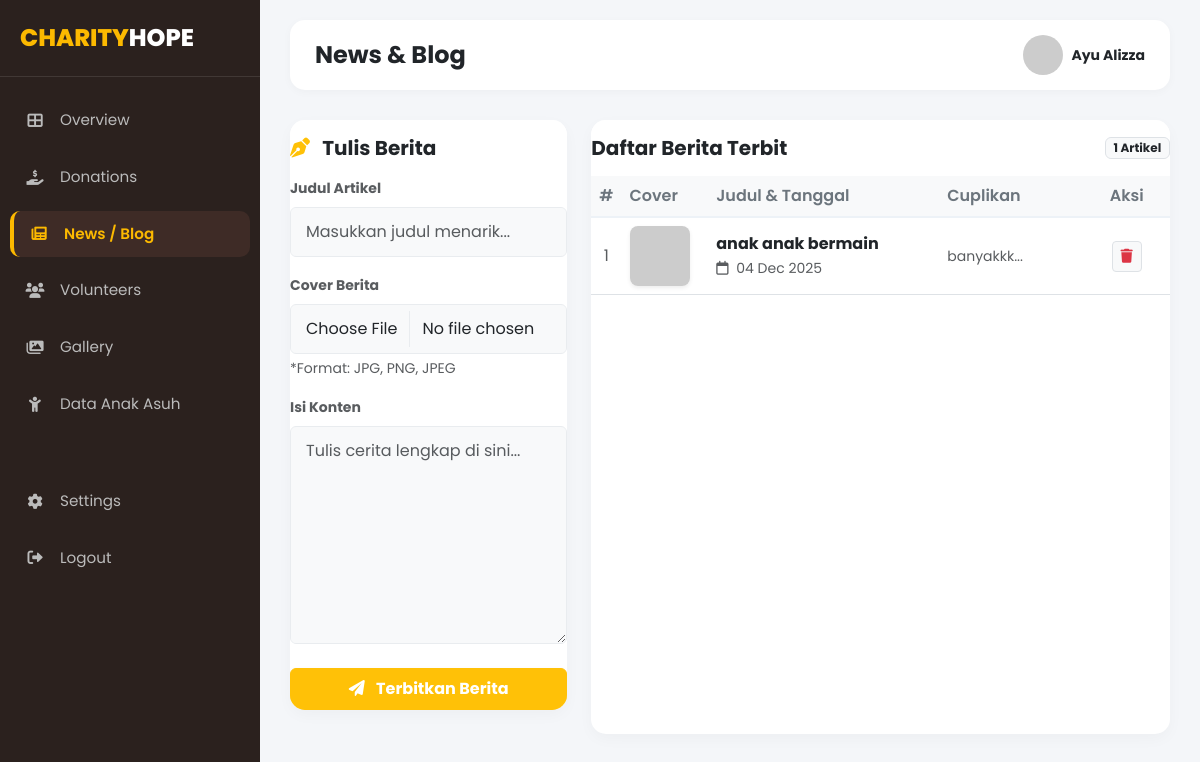
The app's page /admin/input-berita.php (signed in) with its own data.
### tables this page shows
CREATE TABLE `berita` (
  `id` int NOT NULL,
  `judul` varchar(255) DEFAULT NULL,
  `tanggal` date DEFAULT NULL,
  `gambar` varchar(255) DEFAULT NULL,
  `isi` text
);

### admin/input-berita.php (the view, shortened to what this page needs)
<?php
include '../koneksi.php';
$query_berita = mysqli_query($koneksi, "SELECT * FROM berita ORDER BY id DESC");
?>
<!DOCTYPE html>
<html lang="id">
<head>
    <link href="https://cdn.jsdelivr.net/npm/bootstrap@5.3.0/dist/css/bootstrap.min.css" rel="stylesheet">
    <link rel="stylesheet" href="https://cdnjs.cloudflare.com/ajax/libs/font-awesome/6.0.0/css/all.min.css">
    <link rel="stylesheet" href="style.css">
</head>
<body>
    <?php include 'sidebar.php'; ?>
    <div class="main-content">
        <div class="top-bar">
            <h4 class="fw-bold mb-0">News & Blog</h4>
            <div class="user-profile d-flex align-items-center gap-2">
                <img src="https://randomuser.me/api/portraits/women/44.jpg" alt="Admin">
                <div class="d-none d-md-block">
                    <small class="d-block fw-bold">Ayu Alizza</small>
                </div>
            </div>
        </div>
        <div class="row">
            <div class="col-lg-4 mb-4">
                <div class="news-card h-100">
                    <div class="card-header bg-white py-3 border-bottom-0">
                        <h5 class="fw-bold mb-0"><i class="fas fa-pen-nib text-warning me-2"></i> Tulis Berita</h5>
                    </div>
                    <div class="card-body">
                        <form method="POST" enctype="multipart/form-data">
                            <div class="mb-3">
                                <label class="form-label small fw-bold text-muted">Judul Artikel</label>
                                <input type="text" name="judul" class="form-control" placeholder="Masukkan judul menarik..." required>
                            </div>
                            <div class="mb-3">
                                <label class="form-label small fw-bold text-muted">Cover Berita</label>
                                <input type="file" name="gambar" class="form-control" accept="image/*" required>
                                <div class="form-text text-muted small">*Format: JPG, PNG, JPEG</div>
                            </div>
                            <div class="mb-4">
                                <label class="form-label small fw-bold text-muted">Isi Konten</label>
                                <textarea name="isi" class="form-control" rows="8" placeholder="Tulis cerita lengkap di sini..." required></textarea>
                            </div>
                            <button type="submit" name="simpan" class="btn btn-warning w-100 py-2 fw-bold text-white shadow-sm">
                                <i class="fas fa-paper-plane me-2"></i> Terbitkan Berita
                            </button>
                        </form>
                    </div>
                </div>
            </div>
            <div class="col-lg-8">
                <div class="news-card h-100">
                    <div class="card-header bg-white py-3 border-bottom-0 d-flex justify-content-between align-items-center">
                        <h5 class="fw-bold mb-0">Daftar Berita Terbit</h5>
                        <span class="badge bg-light text-dark border"><?php echo mysqli_num_rows($query_berita); ?> Artikel</span>
                    </div>
                    <div class="table-responsive">
                        <table class="table table-hover align-middle mb-0">
                            <thead>
                                <tr>
                                    <th width="5%" class="text-center">#</th>
                                    <th width="15%">Cover</th>
                                    <th width="40%">Judul & Tanggal</th>
                                    <th width="25%">Cuplikan</th>
                                    <th width="15%" class="text-center">Aksi</th>
                                </tr>
                            </thead>
                            <tbody>
                                <?php
                                $no = 1;
                                while($row = mysqli_fetch_assoc($query_berita)) {
                                ?>
                                <tr>
                                    <td class="text-center text-muted"><?php echo $no++; ?></td>
                                    <td>
                                        <?php
                                            $img_src = $row['gambar'];
                                            if(!filter_var($img_src, FILTER_VALIDATE_URL)){
                                                $img_src = "../" . $img_src;
                                            }
                                        ?>
                                        <img src="<?php echo $img_src; ?>" class="news-thumbnail shadow-sm" alt="Thumb" onerror="this.src='https://placehold.co/60x60?text=No+Img'">
                                    </td>
                                    <td>
                                        <span class="d-block fw-bold text-dark text-truncate" style="max-width: 200px;"><?php echo $row['judul']; ?></span>
                                        <small class="text-muted"><i class="far fa-calendar me-1"></i> <?php echo date('d M Y', strtotime($row['tanggal'])); ?></small>
                                    </td>
                                    <td>
                                        <span class="d-block text-muted small text-truncate" style="max-width: 150px;">
                                            <?php echo substr(strip_tags($row['isi']), 0, 50); ?>...
                                        </span>
                                    </td>
                                    <td class="text-center">
                                        <a href="input-berita.php?hapus=<?php echo $row['id']; ?>" class="btn btn-sm btn-light text-danger border" onclick="return confirm('Yakin ingin menghapus berita ini?')"><i class="fas fa-trash"></i></a>
                                    </td>
                                </tr>
                                <?php } ?>
                            </tbody>
                        </table>
                    </div>
                </div>
            </div>
        </div>
    </div>
</body>
</html>

### admin/style.css (style rules this page uses)
:root { --primary-color: #fcb900; --sidebar-bg: #2b211e; --sidebar-active: #3e2b26; --text-light: #f8f9fa; --card-bg: #ffffff; --bg-body: #f4f6f9; }
body { font-family: 'Poppins', sans-serif; background-color: var(--bg-body); overflow-x: hidden; }
.main-content { margin-left: 260px; padding: 20px 30px; }
.top-bar { display: flex; justify-content: space-between; align-items: center; margin-bottom: 30px; background: white; padding: 15px 25px; border-radius: 15px; box-shadow: 0 2px 10px rgba(0,0,0,0.03); }
.user-profile img { width: 40px; height: 40px; border-radius: 50%; object-fit: cover; }

### admin/input-berita.php (style rules this page uses)
.news-card { background: #fff; border-radius: 15px; box-shadow: 0 5px 15px rgba(0,0,0,0.03); border: none; overflow: hidden; }
.form-control { background-color: #f8f9fa; border: 1px solid #e9ecef; padding: 12px 15px; }
.news-thumbnail { width: 60px; height: 60px; object-fit: cover; border-radius: 8px; }
.table thead th { background-color: #f8f9fa; border-bottom: 2px solid #edf2f7; color: #6c757d; font-weight: 600; }

### records on screen
berita: judul "anak anak bermain", tanggal "04 Dec 2025", isi "banyakkk"

### other values on screen
mysqli_num_rows($query_berita) "1"
